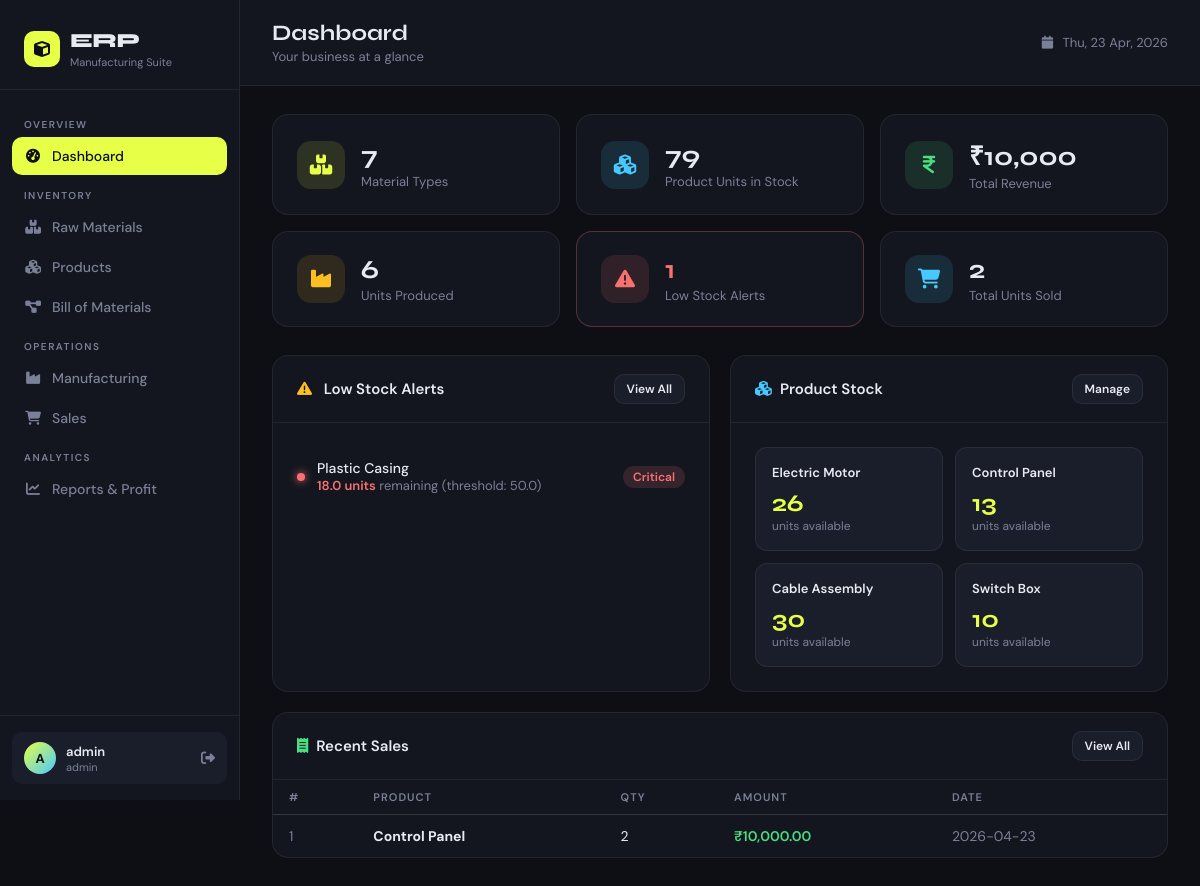
The app's page /dashboard (signed in) with its own data.
### tables this page shows
CREATE TABLE materials (
            id INTEGER PRIMARY KEY AUTOINCREMENT,
            name TEXT NOT NULL UNIQUE,
            quantity REAL NOT NULL DEFAULT 0,
            unit TEXT DEFAULT 'units',
            low_stock_threshold REAL DEFAULT 50
        );

CREATE TABLE products (
            id INTEGER PRIMARY KEY AUTOINCREMENT,
            name TEXT NOT NULL UNIQUE,
            stock INTEGER NOT NULL DEFAULT 0,
            selling_price REAL DEFAULT 0,
            cost_price REAL DEFAULT 0
        );

CREATE TABLE sales (
            id INTEGER PRIMARY KEY AUTOINCREMENT,
            product_id INTEGER NOT NULL,
            quantity INTEGER NOT NULL,
            unit_price REAL DEFAULT 0,
            total_amount REAL DEFAULT 0,
            date TEXT NOT NULL,
            FOREIGN KEY (product_id) REFERENCES products(id)
        );

### app.py (the view)
@app.route("/dashboard")
@login_required
def dashboard():
    db = get_db()
    materials = db.execute("SELECT * FROM materials").fetchall()
    total_materials = len(materials)
    low_stock = [m for m in materials if m["quantity"] <= m["low_stock_threshold"]]
    products = db.execute("SELECT * FROM products").fetchall()
    total_products = len(products)
    total_stock = sum(p["stock"] for p in products)
    sales = db.execute("""
        SELECT s.*, p.name as product_name
        FROM sales s JOIN products p ON s.product_id = p.id
        ORDER BY s.date DESC LIMIT 10
    """).fetchall()
    total_revenue = db.execute(
        "SELECT COALESCE(SUM(total_amount), 0) as rev FROM sales"
    ).fetchone()["rev"]
    total_sales_qty = db.execute(
        "SELECT COALESCE(SUM(quantity), 0) as qty FROM sales"
    ).fetchone()["qty"]
    total_produced = db.execute(
        "SELECT COALESCE(SUM(quantity), 0) as qty FROM production"
    ).fetchone()["qty"]
    db.close()
    return render_template("dashboard.html",
        materials=materials,
        total_materials=total_materials,
        low_stock=low_stock,
        products=products,
        total_products=total_products,
        total_stock=total_stock,
        recent_sales=sales,
        total_revenue=total_revenue,
        total_sales_qty=total_sales_qty,
        total_produced=total_produced,
    )

### app.py (called while the page is built)
def get_db():
    db = sqlite3.connect("erp.db")
    db.row_factory = sqlite3.Row  # This lets us access columns by name (row["name"])
    return db

def login_required(f):
    @wraps(f)
    def decorated(*args, **kwargs):
        if "user" not in session:
            return redirect(url_for("login"))
        return f(*args, **kwargs)
    return decorated

### templates/dashboard.html (shortened to what this page needs)
{% extends "base.html" %}
{% block page_title %}Dashboard{% endblock %}
{% block page_subtitle %}Your business at a glance{% endblock %}
{% block content %}
<div class="kpi-grid">
    <div class="kpi-card">
        <div class="kpi-icon yellow"><i class="fas fa-boxes-stacked"></i></div>
        <div>
            <div class="kpi-val">{{ total_materials }}</div>
            <div class="kpi-lbl">Material Types</div>
        </div>
    </div>
    <div class="kpi-card">
        <div class="kpi-icon blue"><i class="fas fa-cubes"></i></div>
        <div>
            <div class="kpi-val">{{ total_stock }}</div>
            <div class="kpi-lbl">Product Units in Stock</div>
        </div>
    </div>
    <div class="kpi-card">
        <div class="kpi-icon green"><i class="fas fa-indian-rupee-sign"></i></div>
        <div>
            <div class="kpi-val">₹{{ "{:,.0f}".format(total_revenue) }}</div>
            <div class="kpi-lbl">Total Revenue</div>
        </div>
    </div>
    <div class="kpi-card">
        <div class="kpi-icon orange"><i class="fas fa-industry"></i></div>
        <div>
            <div class="kpi-val">{{ total_produced }}</div>
            <div class="kpi-lbl">Units Produced</div>
        </div>
    </div>
    <div class="kpi-card" style="border-color: {% if low_stock %}rgba(248,113,113,0.3){% else %}var(--border){% endif %}">
        <div class="kpi-icon red"><i class="fas fa-triangle-exclamation"></i></div>
        <div>
            <div class="kpi-val" style="color: {% if low_stock %}var(--danger){% else %}var(--text){% endif %}">{{ low_stock|length }}</div>
            <div class="kpi-lbl">Low Stock Alerts</div>
        </div>
    </div>
    <div class="kpi-card">
        <div class="kpi-icon blue"><i class="fas fa-cart-shopping"></i></div>
        <div>
            <div class="kpi-val">{{ total_sales_qty }}</div>
            <div class="kpi-lbl">Total Units Sold</div>
        </div>
    </div>
</div>
<div class="two-col">
    <div class="card">
        <div class="card-header">
            <div class="card-title">
                <i class="fas fa-triangle-exclamation" style="color:var(--warning);margin-right:8px;"></i>
                Low Stock Alerts
            </div>
            <a href="{{ url_for('materials') }}" class="btn btn-secondary btn-sm">View All</a>
        </div>
        <div class="card-body">
            {% if low_stock %}
                {% for mat in low_stock %}
                <div class="alert-item">
                    <div class="alert-dot {% if mat.quantity <= mat.low_stock_threshold * 0.5 %}red{% else %}orange{% endif %}"></div>
                    <div style="flex:1">
                        <div class="alert-mat">{{ mat.name }}</div>
                        <div class="alert-qty">
                            <span>{{ mat.quantity }} {{ mat.unit }}</span> remaining
                            (threshold: {{ mat.low_stock_threshold }})
                        </div>
                    </div>
                    {% if mat.quantity <= mat.low_stock_threshold * 0.5 %}
                    <span class="badge badge-danger">Critical</span>
                    {% else %}
                    <span class="badge badge-warning">Low</span>
                    {% endif %}
                </div>
                {% endfor %}
            {% else %}
            <div style="text-align:center; padding: 30px; color: var(--muted);">
                <i class="fas fa-check-circle" style="font-size:32px; color:var(--success); margin-bottom:10px;"></i>
                <div>All materials are well stocked!</div>
            </div>
            {% endif %}
        </div>
    </div>
    <div class="card">
        <div class="card-header">
            <div class="card-title"><i class="fas fa-cubes" style="color:var(--accent2);margin-right:8px;"></i>Product Stock</div>
            <a href="{{ url_for('products') }}" class="btn btn-secondary btn-sm">Manage</a>
        </div>
        <div class="card-body">
            <div class="product-grid">
                {% for p in products %}
                <div class="prod-card">
                    <div class="prod-name">{{ p.name }}</div>
                    <div class="prod-stock">{{ p.stock }}</div>
                    <div class="prod-label">units available</div>
                </div>
                {% endfor %}
            </div>
        </div>
    </div>
</div>
<div class="card" style="margin-top:20px;">
    <div class="card-header">
        <div class="card-title"><i class="fas fa-receipt" style="color:var(--success);margin-right:8px;"></i>Recent Sales</div>
        <a href="{{ url_for('sales') }}" class="btn btn-secondary btn-sm">View All</a>
    </div>
    <div class="table-wrap">
        {% if recent_sales %}
        <table>
            <thead>
                <tr>
                    <th>#</th><th>Product</th><th>Qty</th>
                    <th>Amount</th><th>Date</th>
                </tr>
            </thead>
            <tbody>
                {% for s in recent_sales %}
                <tr>
                    <td style="color:var(--muted);">{{ s.id }}</td>
                    <td><strong>{{ s.product_name }}</strong></td>
                    <td>{{ s.quantity }}</td>
                    <td style="color:var(--success); font-weight:600;">₹{{ "{:,.2f}".format(s.total_amount) }}</td>
                    <td style="color:var(--muted);">{{ s.date }}</td>
                </tr>
                {% endfor %}
            </tbody>
        </table>
        {% else %}
        <div style="text-align:center;padding:30px;color:var(--muted);">No sales recorded yet.</div>
        {% endif %}
    </div>
</div>
{% endblock %}

### templates/base.html (shortened to what this page needs)
<!DOCTYPE html>
<html lang="en">
<head>
    <link rel="stylesheet" href="https://cdnjs.cloudflare.com/ajax/libs/font-awesome/6.5.0/css/all.min.css" />
</head>
<body>
<aside class="sidebar">
    <div class="sidebar-logo">
        <div class="logo-badge">
            <div class="logo-icon"><i class="fas fa-cube"></i></div>
            <div>
                <div class="logo-text">ERP</div>
                <div class="logo-sub">Manufacturing Suite</div>
            </div>
        </div>
    </div>
    <nav class="sidebar-nav">
        <div class="nav-section-title">Overview</div>
        <a href="{{ url_for('dashboard') }}" class="nav-item {% if request.endpoint == 'dashboard' %}active{% endif %}">
            <i class="fas fa-gauge-high"></i> Dashboard
        </a>
        <div class="nav-section-title">Inventory</div>
        <a href="{{ url_for('materials') }}" class="nav-item {% if request.endpoint == 'materials' %}active{% endif %}">
            <i class="fas fa-boxes-stacked"></i> Raw Materials
        </a>
        <a href="{{ url_for('products') }}" class="nav-item {% if request.endpoint == 'products' %}active{% endif %}">
            <i class="fas fa-cubes"></i> Products
        </a>
        <a href="{{ url_for('bom') }}" class="nav-item {% if request.endpoint == 'bom' %}active{% endif %}">
            <i class="fas fa-diagram-project"></i> Bill of Materials
        </a>
        <div class="nav-section-title">Operations</div>
        <a href="{{ url_for('manufacturing') }}" class="nav-item {% if request.endpoint == 'manufacturing' %}active{% endif %}">
            <i class="fas fa-industry"></i> Manufacturing
        </a>
        <a href="{{ url_for('sales') }}" class="nav-item {% if request.endpoint == 'sales' %}active{% endif %}">
            <i class="fas fa-cart-shopping"></i> Sales
        </a>
        <div class="nav-section-title">Analytics</div>
        <a href="{{ url_for('reports') }}" class="nav-item {% if request.endpoint == 'reports' %}active{% endif %}">
            <i class="fas fa-chart-line"></i> Reports & Profit
        </a>
    </nav>
    <div class="sidebar-footer">
        <div class="user-card">
            <div class="user-avatar">{{ session.user[0].upper() }}</div>
            <div>
                <div class="user-name">{{ session.user }}</div>
                <div class="user-role">{{ session.role }}</div>
            </div>
            <a href="{{ url_for('logout') }}" class="logout-btn" title="Logout">
                <i class="fas fa-right-from-bracket"></i>
            </a>
        </div>
    </div>
</aside>
<main class="main">
    <div class="topbar">
        <div>
            <div class="page-title">{% block page_title %}Dashboard{% endblock %}</div>
            <div class="page-subtitle">{% block page_subtitle %}{% endblock %}</div>
        </div>
        <div class="topbar-date">
            <i class="fas fa-calendar" style="margin-right:6px;"></i>
            <span id="current-date"></span>
        </div>
    </div>
    <div class="content">
        {% block content %}{% endblock %}
    </div>
</main>
</body>
</html>

### templates/base.html (style rules this page uses)
:root { --bg: #0d0f14; --surface: #13161e; --surface2: #1a1e2a; --border: rgba(255,255,255,0.07); --accent: #e8ff47; --accent2: #47c9ff; --accent3: #ff6b6b; --text: #e8eaf2; --muted: #7b8099; --success: #4ade80; --warning: #fbbf24; --danger: #f87171; --sidebar-w: 240px; }
* { margin:0; padding:0; box-sizing:border-box; }
body { font-family: 'DM Sans', sans-serif; background: var(--bg); color: var(--text); min-height: 100vh; }
.sidebar { position: fixed; top:0; left:0; width: var(--sidebar-w); height: 100vh; background: var(--surface); border-right: 1px solid var(--border); display: flex; flex-direction: column; z-index: 100; }
.sidebar-logo { padding: 28px 24px 20px; border-bottom: 1px solid var(--border); }
.sidebar-logo .logo-badge { display: inline-flex; align-items: center; gap: 10px; }
.logo-icon { width: 36px; height: 36px; background: var(--accent); border-radius: 10px; display: flex; align-items: center; justify-content: center; }
.logo-icon i { color: #0d0f14; font-size: 16px; }
.logo-text { font-family: 'Syne', sans-serif; font-size: 20px; font-weight: 800; color: var(--text); letter-spacing: -0.5px; }
.logo-sub { font-size: 11px; color: var(--muted); margin-top: 2px; }
.sidebar-nav { flex: 1; padding: 16px 12px; overflow-y: auto; }
.nav-section-title { font-size: 10px; font-weight: 600; letter-spacing: 1.5px; color: var(--muted); text-transform: uppercase; padding: 12px 12px 6px; }
.nav-item { display: flex; align-items: center; gap: 10px; padding: 10px 12px; border-radius: 10px; color: var(--muted); text-decoration: none; font-size: 14px; font-weight: 500; transition: all 0.2s ease; margin-bottom: 2px; }
.nav-item i { width: 18px; text-align: center; font-size: 14px; }
.nav-item.active { background: var(--accent); color: #0d0f14; }
.nav-item.active i { color: #0d0f14; }
.sidebar-footer { padding: 16px 12px; border-top: 1px solid var(--border); }
.user-card { display: flex; align-items: center; gap: 10px; padding: 10px 12px; border-radius: 10px; background: var(--surface2); }
.user-avatar { width: 32px; height: 32px; border-radius: 50%; background: linear-gradient(135deg, var(--accent), var(--accent2)); display: flex; align-items: center; justify-content: center; font-size: 13px; font-weight: 700; color: #0d0f14; }
.user-name { font-size: 13px; font-weight: 600; }
.user-role { font-size: 11px; color: var(--muted); }
.logout-btn { margin-left: auto; color: var(--muted); text-decoration: none; font-size: 14px; transition: color 0.2s; }
.main { margin-left: var(--sidebar-w); min-height: 100vh; display: flex; flex-direction: column; }
.topbar { padding: 20px 32px; background: var(--surface); border-bottom: 1px solid var(--border); display: flex; align-items: center; justify-content: space-between; }
.page-title { font-family: 'Syne', sans-serif; font-size: 22px; font-weight: 700; }
.page-subtitle { font-size: 13px; color: var(--muted); margin-top: 2px; }
.topbar-date { font-size: 13px; color: var(--muted); }
.content { padding: 28px 32px; flex: 1; }
.card { background: var(--surface); border: 1px solid var(--border); border-radius: 16px; overflow: hidden; }
.card-header { padding: 18px 24px; border-bottom: 1px solid var(--border); display: flex; align-items: center; justify-content: space-between; }
.card-title { font-size: 15px; font-weight: 600; }
.card-body { padding: 24px; }
.btn { display: inline-flex; align-items: center; gap: 8px; padding: 10px 20px; border-radius: 10px; border: none; font-family: 'DM Sans', sans-serif; font-size: 14px; font-weight: 600; cursor: pointer; text-decoration: none; transition: all 0.2s ease; }
.btn-secondary { background: var(--surface2); color: var(--text); border: 1px solid var(--border); }
.btn-sm { padding: 6px 12px; font-size: 12px; }
.table-wrap { overflow-x: auto; }
table { width: 100%; border-collapse: collapse; font-size: 14px; }
thead th { padding: 10px 16px; text-align: left; font-size: 11px; font-weight: 600; letter-spacing: 1px; text-transform: uppercase; color: var(--muted); border-bottom: 1px solid var(--border); }
tbody tr { border-bottom: 1px solid var(--border); transition: background 0.15s; }
tbody tr:last-child { border-bottom: none; }
td { padding: 12px 16px; vertical-align: middle; }
.badge { display: inline-flex; align-items: center; gap: 4px; padding: 3px 10px; border-radius: 20px; font-size: 12px; font-weight: 600; }
.badge-danger { background: rgba(248,113,113,0.15); color: var(--danger); }

### records on screen
materials: name "Plastic Casing", quantity "18.0", unit "units", low_stock_threshold "50.0", shows "Critical"
products: name "Electric Motor", stock "26"
products: name "Control Panel", stock "13"
products: name "Cable Assembly", stock "30"
products: name "Switch Box", stock "10"
sales: id "1", product_name "Control Panel", quantity "2", total_amount "10,000.00", date "2026-04-23"

### other values on screen
{{ session.user[0].upper() }} "A"
{{ session.user }} "admin"
{{ session.role }} "admin"
{{ total_materials }} "7"
{{ total_stock }} "79"
{{ "{:,.0f}".format(total_revenue) }} "10,000"
{{ total_produced }} "6"
{{ low_stock|length }} "1"
{{ total_sales_qty }} "2"
